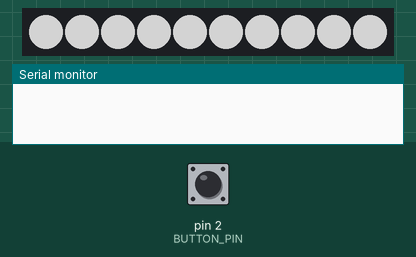
This program was run on a simulated Arduino Uno, built with avr-gcc and run on an emulated ATmega328P. On the bench: 10 RGB LEDs in strip order, left to right, the last lines printed to the serial monitor. The test bench sets the inputs (shaded band); at power-on: pin 2 (BUTTON_PIN) HIGH. Dim RGB values are drawn brighter than linear; random numbers use the default seed unless the program sets one.

Above: at 1.2 s.
1.3 s: pin 2 (BUTTON_PIN) pulled LOW for 0.15 s
At 1.66 s:
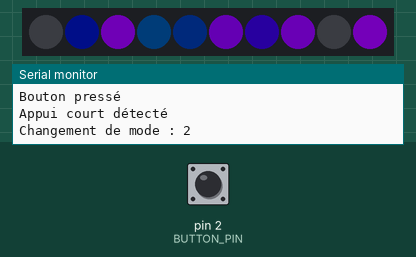
2.0 s: pin 2 (BUTTON_PIN) pulled LOW for 3.2 s
At 3.05 s:
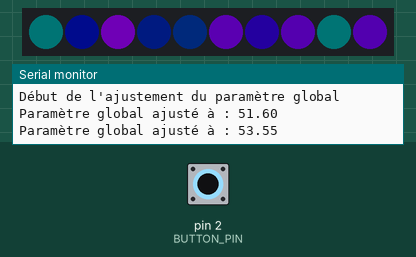
5.8 s: pin 2 (BUTTON_PIN) pulled LOW for 0.15 s
6.5 s: pin 2 (BUTTON_PIN) pulled LOW for 0.15 s
At 7.16 s:
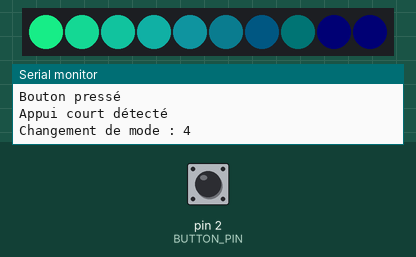
7.2 s: pin 2 (BUTTON_PIN) pulled LOW for 1 s
At 8.48 s:
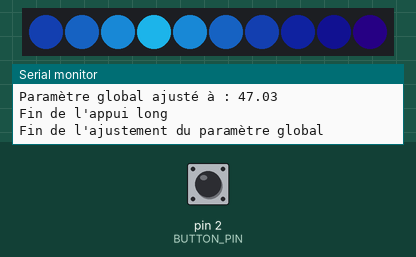
8.8 s: pin 2 (BUTTON_PIN) pulled LOW for 0.15 s
At 9.7 s:
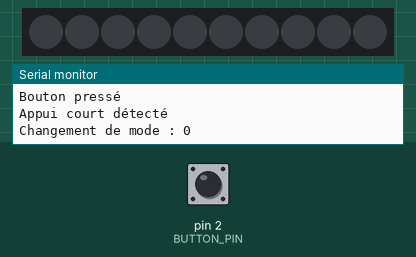
Timing chart, 0 to 11.5 s (numbered marks = the images above; inputs shaded):
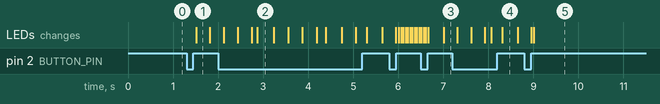

Measured:
- after the input at 1.3 s, the LEDs: change after 0.21 s (image 1)

The program:

main.cpp
```cpp
#include <Arduino.h>
#include <Adafruit_NeoPixel.h>

// Inclusion des fichiers d’en-tête
#include "LightingMode.h"
#include "OffMode.h"
#include "WhiteMode.h"
#include "BlueFlickerMode.h"
#include "FlameMode.h"
#include "GradientMode.h"
#include "ButtonHandler.h"
#include "Utils.h"

// Définition des broches et paramètres généraux
#define PIN        6        // Pin de contrôle des LED
#define NUM_LEDS   10       // Nombre de LED
#define BUTTON_PIN 2        // Broche du bouton

// Création de l'objet NeoPixel
Adafruit_NeoPixel leds(NUM_LEDS, PIN, NEO_GRB + NEO_KHZ800);

// Gestionnaire de bouton
ButtonHandler buttonHandler(BUTTON_PIN);

// Paramètre global ajustable
float globalParameter = 50.0; // Initialisé à 50

// Variables pour l'ajustement du paramètre global
bool isAdjustingParameter = false;
unsigned long parameterLastUpdateTime = 0;
float baseSpeed = 0.75;
float exponentialFactor = 1.5;
unsigned long buttonPressedTime = 0;

// Tableau des modes d'éclairage
const int totalModes = 5; // Augmenté à 5 pour inclure le nouveau mode
LightingMode* modes[totalModes];
int currentModeIndex = 1; // Initialisé à 1 (blanc)

// Fonction pour mettre à jour le paramètre global
void updateGlobalParameter();

void setup() {
    // Initialisation des LED
    leds.begin();
    leds.show(); // Initialise toutes les LED à 'off'

    // Initialisation du port série pour le débogage
    Serial.begin(9600);

    // Initialisation des modes d'éclairage
    modes[0] = new OffMode(&leds, &globalParameter);
    modes[1] = new WhiteMode(&leds, &globalParameter);
    modes[2] = new BlueFlickerMode(&leds, &globalParameter);
    modes[3] = new FlameMode(&leds, &globalParameter);
    modes[4] = new GradientMode(&leds, &globalParameter);

    // Initialisation du gestionnaire de bouton
    buttonHandler.begin();

    // Réinitialiser le mode actuel
    modes[currentModeIndex]->reset();
}

void loop() {
    // Gestion du bouton
    ButtonEvent event = buttonHandler.update();

    if (event == ButtonEvent::ShortPress) {
        // Changement de mode sur appui court
        currentModeIndex = (currentModeIndex + 1) % totalModes;
        Serial.print("Changement de mode : ");
        Serial.println(currentModeIndex);
        modes[currentModeIndex]->reset();
    } else if (event == ButtonEvent::LongPressStart) {
        // Début de l'ajustement du paramètre global
        isAdjustingParameter = true;
        parameterLastUpdateTime = millis();
        buttonPressedTime = millis();
        Serial.println("Début de l'ajustement du paramètre global");
    } else if (event == ButtonEvent::LongPressEnd) {
        // Fin de l'ajustement du paramètre global
        isAdjustingParameter = false;
        Serial.println("Fin de l'ajustement du paramètre global");
    }

    // Mise à jour du paramètre global si en ajustement
    if (isAdjustingParameter) {
        updateGlobalParameter();
    }

    // Mise à jour du mode actuel
    modes[currentModeIndex]->update();
}

// Fonction pour mettre à jour le paramètre global
void updateGlobalParameter() {
    // Calculer le temps écoulé depuis la dernière mise à jour
    unsigned long currentTime = millis();
    unsigned long elapsedTime = currentTime - parameterLastUpdateTime;
    parameterLastUpdateTime = currentTime;

    // Calculer le facteur de variation exponentielle en fonction de la durée de l'appui long
    unsigned long pressDuration = millis() - buttonPressedTime;
    float dynamicSpeed = baseSpeed * pow(exponentialFactor, pressDuration / 1000.0); // Variation exponentielle avec le temps d'appui

    // Mettre à jour le phase en fonction de la vitesse dynamique
    static float phase = 0.0;
    phase += dynamicSpeed * (elapsedTime / 1000.0); // Convertir le temps en secondes

    if (phase > TWO_PI) {
        phase -= TWO_PI;
    }

    // Calculer le paramètre entre 0 et 100
    globalParameter = (sin(phase) + 1.0) * 50.0; // sin() varie entre -1 et 1, donc (sin() + 1) varie entre 0 à 2, multiplié par 50 donne 0 à 100

    // Afficher la valeur du paramètre dans la console série
    Serial.print("Paramètre global ajusté à : ");
    Serial.println(globalParameter);
}
```

BlueFlickerMode.cpp
```cpp
#include "BlueFlickerMode.h"
#include "Utils.h"
#include <math.h>
#include <Arduino.h>

BlueFlickerMode::BlueFlickerMode(Adafruit_NeoPixel* strip, float* globalParam)
    : LightingMode(strip, globalParam) {
    // Initialisation des variables spécifiques au mode scintillement bleu
    minLedSpeed = 0.0002;
    maxLedSpeed = 0.001;
    minLedForce = 0.0;
    maxLedForce = 1.0;
    hueMin = 34768;   // 180 degrés (cyan)
    hueMax = 51152;   // 270 degrés (violet)
    intensityMin = 0.0025;
    intensityMax = 1.0;
    intensityExponent = 3.0; // Exposant pour la conversion non linéaire

    // Variables pour le mode étoile
    maxStars = 2;             // Nombre maximum de LEDs en mode étoile simultanément
    starProbability = 0.00005; // Probabilité pour une LED d'entrer en mode étoile à chaque mise à jour
    starMinIntensityStart = 0.0;
    starMaxIntensityStart = 0.1;
    starMinIntensityEnd = 0.2;
    starMaxIntensityEnd = 1.0;
    starMinRiseTime = 50;    // Temps de montée minimum en ms
    starMaxRiseTime = 500;    // Temps de montée maximum en ms
    starMinFallTime = 100;    // Temps de descente minimum en ms
    starMaxFallTime = 1000;    // Temps de descente maximum en ms

    unsigned long initialTime = millis();
    for (int i = 0; i < NUM_LEDS_FLICKER; i++) {
        ledForce[i] = randomFloat(minLedForce, maxLedForce);
        ledSpeed[i] = randomFloat(minLedSpeed, maxLedSpeed);
        lastUpdateFlicker[i] = initialTime;

        // Initialisation des bornes de force individuelles
        ledMinForce[i] = randomFloat(0.0, 0.3);
        ledMaxForce[i] = randomFloat(0.7, 1.0);

        // Initialisation du mode étoile
        isStarMode[i] = false;
        starCurrentIntensity[i] = 0.0;
        starStartTime[i] = 0;
        starDuration[i] = 0;
        starRiseTimeActual[i] = 0;
        starFallTimeActual[i] = 0;
        starMaxIntensityEndActual[i] = 0.0;
    }
}

void BlueFlickerMode::update() {
    unsigned long currentMillis = millis();

    int currentStars = 0;
    // Compter le nombre de LEDs en mode étoile
    for (int i = 0; i < NUM_LEDS_FLICKER; i++) {
        if (isStarMode[i]) {
            currentStars++;
        }
    }

    // Calcul des variables dynamiques basées sur globalParameter
    float dynamicIntensityMax = mapf(*globalParameter, 0.0, 100.0, 0.2, 1.0);
    float dynamicIntensityExponent = mapf(*globalParameter, 0.0, 100.0, 2.0, 3.0);
    float dynamicStarProbability = mapf(*globalParameter, 0.0, 100.0, 0.00005, 0.000025);
    float dynamicStarMaxIntensityEnd = mapf(*globalParameter, 0.0, 100.0, 0.5, 1.0);

    // Mise à jour des variables dépendantes de globalParameter
    intensityMax = dynamicIntensityMax;
    intensityExponent = dynamicIntensityExponent;
    starProbability = dynamicStarProbability;
    // starMaxIntensityEndActual est géré par LED individuelle

    for (int i = 0; i < NUM_LEDS_FLICKER; i++) {
        // Gestion du mode étoile
        if (isStarMode[i]) {
            updateStarMode(i, currentMillis);
            continue; // Passer à la LED suivante
        } else if (currentStars < maxStars && randomFloat(0.0, 1.0) < starProbability) {
            // La LED entre en mode étoile
            isStarMode[i] = true;
            starStartTime[i] = currentMillis;
            starRiseTimeActual[i] = random(starMinRiseTime, starMaxRiseTime);
            starFallTimeActual[i] = random(starMinFallTime, starMaxFallTime);
            starDuration[i] = starRiseTimeActual[i] + starFallTimeActual[i];
            starCurrentIntensity[i] = starMinIntensityStart;

            // Intensités de début et de fin pour l'animation
            starMinIntensityStart = randomFloat(0.0, 0.1);
            starMaxIntensityEndActual[i] = randomFloat(0.5, 1.0) * (dynamicStarMaxIntensityEnd / 1.0); // Ajusté selon globalParameter

            currentStars++;
            continue; // Passer à la LED suivante
        }

        // Calculer le temps écoulé depuis la dernière mise à jour de cette LED
        unsigned long deltaTime = currentMillis - lastUpdateFlicker[i];
        lastUpdateFlicker[i] = currentMillis;

        // Mettre à jour la force de la LED en fonction de la vitesse et de la direction aléatoire
        ledForce[i] += ledSpeed[i] * deltaTime * ((random(0, 2) == 0) ? -1 : 1);

        // Limiter la force entre les bornes individuelles
        if (ledForce[i] > ledMaxForce[i]) {
            ledForce[i] = ledMaxForce[i];
        } else if (ledForce[i] < ledMinForce[i]) {
            ledForce[i] = ledMinForce[i];
        }

        // Changer de vitesse de manière aléatoire
        if (random(0, 1000) < 10) { // Probabilité de changer de vitesse
            ledSpeed[i] = randomFloat(minLedSpeed, maxLedSpeed);
        }

        // Calculer la teinte en fonction de la force
        uint16_t hue = hueMin + (uint16_t)((float)(hueMax - hueMin) * ledForce[i]);

        // Conversion non linéaire de l'intensité avec exponent
        float normalizedForce = (ledForce[i] - minLedForce) / (maxLedForce - minLedForce);
        float intensity = intensityMin + (intensityMax - intensityMin) * pow(normalizedForce, intensityExponent) * (*globalParameter / 100.0);

        // Limiter l'intensité entre 0 et 1
        intensity = constrain(intensity, 0.0, 1.0);

        uint8_t value = (uint8_t)(intensity * 255);

        // Obtenir la couleur HSV
        uint32_t color = leds->ColorHSV(hue, 255, value);

        // Appliquer la couleur à la LED
        leds->setPixelColor(i, color);
    }

    leds->show();
}

void BlueFlickerMode::updateStarMode(int index, unsigned long currentMillis) {
    unsigned long elapsedTime = currentMillis - starStartTime[index];

    if (elapsedTime < starRiseTimeActual[index]) {
        // Phase de montée
        float t = (float)elapsedTime / (float)starRiseTimeActual[index];
        starCurrentIntensity[index] = starMinIntensityStart + t * (starMaxIntensityEndActual[index] - starMinIntensityStart);
    } else if (elapsedTime < starDuration[index]) {
        // Phase de descente
        float t = (float)(elapsedTime - starRiseTimeActual[index]) / (float)starFallTimeActual[index];
        starCurrentIntensity[index] = starMaxIntensityEndActual[index] * (1.0 - t);
    } else {
        // Fin du mode étoile
        isStarMode[index] = false;
        starCurrentIntensity[index] = 0.0;
        return;
    }

    // Limiter l'intensité entre 0 et 1
    float intensity = constrain(starCurrentIntensity[index], 0.0, 1.0);

    uint8_t value = (uint8_t)(intensity * 255);

    // Couleur blanche
    leds->setPixelColor(index, value, value, value);
}

void BlueFlickerMode::reset() {
    // Réinitialiser les variables si nécessaire
    for (int i = 0; i < NUM_LEDS_FLICKER; i++) {
        isStarMode[i] = false;
        starCurrentIntensity[i] = 0.0;
    }
}
```

BlueFlickerMode.h
```cpp
#ifndef BLUE_FLICKER_MODE_H
#define BLUE_FLICKER_MODE_H

#include "LightingMode.h"

class BlueFlickerMode : public LightingMode {
public:
    BlueFlickerMode(Adafruit_NeoPixel* strip, float* globalParam);
    void update() override;
    void reset() override;

private:
    // Variables spécifiques au mode scintillement bleu
    static const int NUM_LEDS_FLICKER = 10;
    float ledForce[NUM_LEDS_FLICKER];
    float ledSpeed[NUM_LEDS_FLICKER];
    unsigned long lastUpdateFlicker[NUM_LEDS_FLICKER];

    // Variables pour l'oscillation aléatoire de la force
    float ledMinForce[NUM_LEDS_FLICKER];
    float ledMaxForce[NUM_LEDS_FLICKER];

    // Paramètres pour le mode scintillement bleu
    float minLedSpeed;
    float maxLedSpeed;
    float minLedForce;
    float maxLedForce;
    uint16_t hueMin;
    uint16_t hueMax;
    float intensityMin;
    float intensityMax;
    float intensityExponent;

    // Variables pour le mode étoile
    bool isStarMode[NUM_LEDS_FLICKER];
    int maxStars;
    float starProbability;
    unsigned long starStartTime[NUM_LEDS_FLICKER];
    unsigned long starDuration[NUM_LEDS_FLICKER];
    float starMinIntensityStart;
    float starMaxIntensityStart;
    float starMinIntensityEnd;
    float starMaxIntensityEnd;
    unsigned long starMinRiseTime;
    unsigned long starMaxRiseTime;
    unsigned long starMinFallTime;
    unsigned long starMaxFallTime;
    float starCurrentIntensity[NUM_LEDS_FLICKER];
    unsigned long starRiseTimeActual[NUM_LEDS_FLICKER];
    unsigned long starFallTimeActual[NUM_LEDS_FLICKER];
    float starMaxIntensityEndActual[NUM_LEDS_FLICKER];

    // Fonction pour mettre à jour les LEDs en mode étoile
    void updateStarMode(int index, unsigned long currentMillis);
};

#endif // BLUE_FLICKER_MODE_H
```

ButtonHandler.cpp
```cpp
#include "ButtonHandler.h"

ButtonHandler::ButtonHandler(uint8_t pin) {
    buttonPin = pin;
    buttonState = HIGH;
    lastButtonState = HIGH;
    lastDebounceTime = 0;
    buttonPressedTime = 0;
    isLongPress = false;
    longPressActive = false;
}

void ButtonHandler::begin() {
    pinMode(buttonPin, INPUT_PULLUP);
}

ButtonEvent ButtonHandler::update() {
    ButtonEvent event = ButtonEvent::None;
    bool reading = digitalRead(buttonPin);

    // Vérifier si l'état du bouton a changé (brut)
    if (reading != lastButtonState) {
        lastDebounceTime = millis();
    }

    // Si le temps de debounce est écoulé
    if ((millis() - lastDebounceTime) > debounceDelay) {
        // Si l'état stable du bouton a changé
        if (reading != buttonState) {
            buttonState = reading;

            if (buttonState == LOW) {
                // Bouton vient d'être pressé
                buttonPressedTime = millis();
                isLongPress = false;
                longPressActive = false;
                Serial.println("Bouton pressé");
            } else {
                // Bouton vient d'être relâché
                unsigned long pressDuration = millis() - buttonPressedTime;

                if (pressDuration >= longPressTime) {
                    // Fin de l'appui long
                    isLongPress = false;
                    longPressActive = false;
                    Serial.println("Fin de l'appui long");
                    event = ButtonEvent::LongPressEnd;
                } else {
                    // Appui court détecté
                    if (!isLongPress) {
                        Serial.println("Appui court détecté");
                        event = ButtonEvent::ShortPress;
                    }
                }
            }
        }

        // Détection de l'appui long
        if (buttonState == LOW && !isLongPress) {
            unsigned long pressDuration = millis() - buttonPressedTime;

            if (pressDuration >= longPressTime) {
                // Appui long détecté
                isLongPress = true;
                longPressActive = true;
                Serial.println("Appui long détecté (début de l'ajustement du paramètre)");
                event = ButtonEvent::LongPressStart;
            }
        }
    }

    lastButtonState = reading;
    return event;
}
```

ButtonHandler.h
```cpp
#ifndef BUTTON_HANDLER_H
#define BUTTON_HANDLER_H

#include <Arduino.h>

// Énumération pour les événements du bouton
enum class ButtonEvent {
    None,
    ShortPress,
    LongPressStart,
    LongPressEnd
};

class ButtonHandler {
public:
    ButtonHandler(uint8_t pin);
    void begin();
    ButtonEvent update();

private:
    uint8_t buttonPin;
    bool buttonState;
    bool lastButtonState;
    unsigned long lastDebounceTime;
    unsigned long buttonPressedTime;
    const unsigned long debounceDelay = 50;
    const unsigned long longPressTime = 800;
    bool isLongPress;
    bool longPressActive;
};

#endif // BUTTON_HANDLER_H
```

FlameMode.h
```cpp
#ifndef FLAME_MODE_H
#define FLAME_MODE_H

#include "LightingMode.h"

class FlameMode : public LightingMode {
public:
    FlameMode(Adafruit_NeoPixel* strip, float* globalParam);
    void update() override;
    void reset() override;

private:
    // Variables spécifiques au mode flamme
    float globalStrength;
    float strengthIncrement;
    float minStrengthIncrement;
    float maxStrengthIncrement;
    unsigned long nextStrengthChange;
    unsigned long minStrengthChangeInterval;
    unsigned long maxStrengthChangeInterval;

    // Variables pour le minimum et le maximum de la force globale
    float globalForceMin;
    float globalForceMax;
    unsigned long nextForceRangeChange;
    unsigned long minForceRangeChangeInterval;
    unsigned long maxForceRangeChangeInterval;

    // Paramètres pour la courbe de force des LEDs
    float forceCurveExponent;
    float orangeZoneStart;
    float orangeZoneEnd;

    // Variables pour le timing
    unsigned long previousMillis;
    unsigned long currentMillis;
    const long interval = 50;   // Intervalle de mise à jour en millisecondes

    void scheduleNextStrengthChange();
    void scheduleNextForceRangeChange();
    void setLEDColorFlame(int index, float force);
};

#endif // FLAME_MODE_H
```

LightingMode.h
```cpp
#ifndef LIGHTING_MODE_H
#define LIGHTING_MODE_H

#include <Adafruit_NeoPixel.h>

class LightingMode {
public:
    LightingMode(Adafruit_NeoPixel* strip, float* globalParam)
        : leds(strip), globalParameter(globalParam) {}

    virtual void update() = 0;
    virtual void reset() = 0;

protected:
    Adafruit_NeoPixel* leds;
    float* globalParameter;
};

#endif // LIGHTING_MODE_H
```

OffMode.cpp
```cpp
#include "OffMode.h"

OffMode::OffMode(Adafruit_NeoPixel* strip, float* globalParam)
    : LightingMode(strip, globalParam) {}

void OffMode::update() {
    // Éteindre toutes les LEDs
    leds->clear();
    leds->show();
}

void OffMode::reset() {
    // Rien à réinitialiser pour le mode Off
}
```

OffMode.h
```cpp
#ifndef OFF_MODE_H
#define OFF_MODE_H

#include "LightingMode.h"

class OffMode : public LightingMode {
public:
    OffMode(Adafruit_NeoPixel* strip, float* globalParam);
    void update() override;
    void reset() override;
};

#endif // OFF_MODE_H
```

Utils.cpp
```cpp
#include "Utils.h"
#include <Arduino.h>

float randomFloat(float min, float max) {
    return min + ((float)random(0, 10000) / 10000.0) * (max - min);
}

float mapf(float x, float in_min, float in_max, float out_min, float out_max) {
    return (x - in_min) * (out_max - out_min) / (in_max - in_min) + out_min;
}
```

Source omitted: FlameMode.cpp (4696 bytes), GradientMode.cpp (7453 bytes), GradientMode.h (3155 bytes), Utils.h (171 bytes), WhiteMode.cpp (619 bytes), WhiteMode.h (260 bytes)
